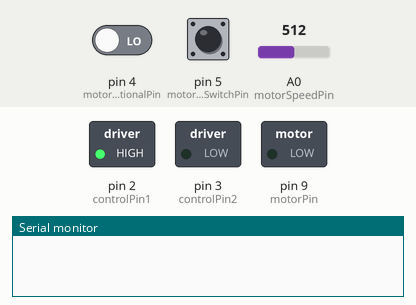
Simulated run of this sketch. Board: Arduino Uno, built with avr-gcc and run on an emulated ATmega328P. Shown: switched loads named in the sketch (green lamp = pin HIGH), the last lines printed to the serial monitor. The test bench sets the inputs (shaded band); at power-on: pin 4 (motorDirectionalPin) LOW, pin 5 (motorOnOffStateSwitchPin) LOW, A0 (motorSpeedPin) = 512.

Above: at 1.2 s.
1.3 s: pin 4 (motorDirectionalPin) driven HIGH
At 2.5 s:
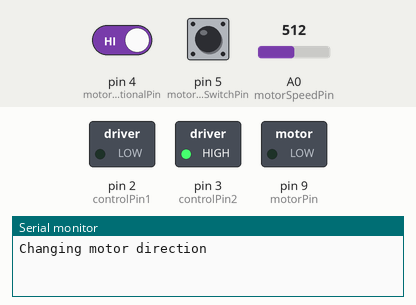
2.8 s: pin 5 (motorOnOffStateSwitchPin) pulled HIGH for 0.15 s
At 3.9 s:
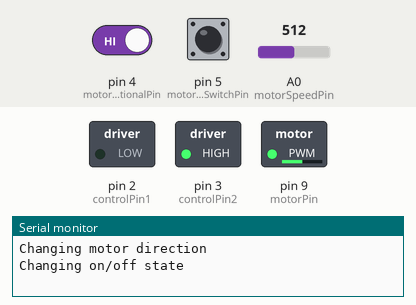
4.4 s: A0 (motorSpeedPin) set to 716
At 5.1 s:
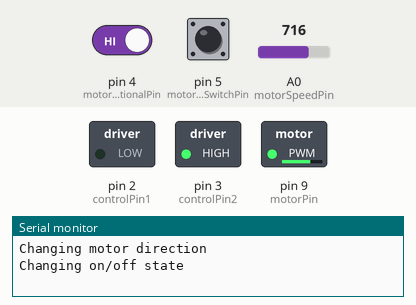
5.9 s: A0 (motorSpeedPin) set to 900
At 6.2 s:
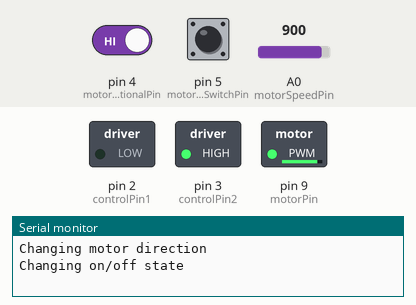
7.4 s: A0 (motorSpeedPin) set to 122
At 8.6 s:
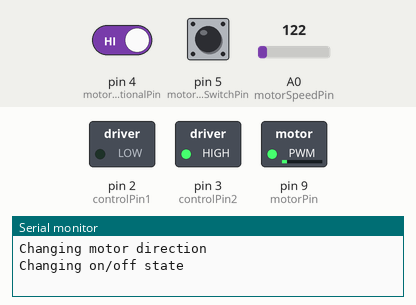
8.9 s: pin 5 (motorOnOffStateSwitchPin) pulled HIGH for 1 s
At 9.7 s:
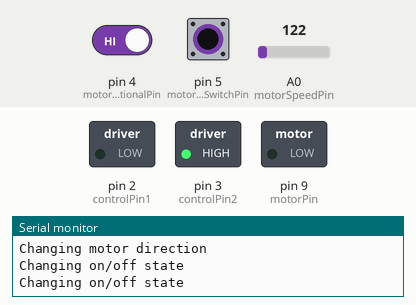
Timing chart, 0 to 11.9 s (numbered marks = the images above; inputs shaded):
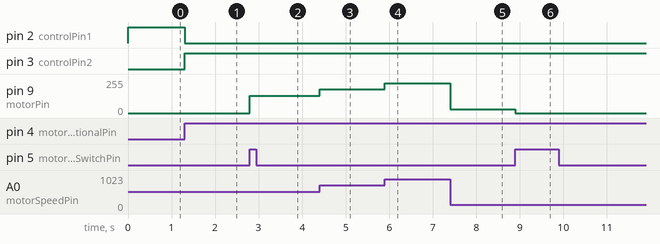

The sketch:

Zoetrope.ino
```cpp
/*
 * Controls a 9V motor in three ways: a momentary switch to toggle between motor on/off, a momentary
 * switch to toggle the direction that the motor spins, and a potentiometer to change the speed of the motor.
 */

const int motorDirectionalPin = 4;
const int motorOnOffStateSwitchPin = 5;
const int controlPin1 = 2; //Used with the HBridge to turn motor on/off and switch directions
const int controlPin2 = 3; //Used with the HBridge to turn motor on/off and switch directions
const int motorSpeedPin = A0;
const int motorPin = 9;

int motorOnOffState = 0;
int previousMotorOnOffState = 0;
int motorDirectionalState = 0;
int previousMotorDirectionalState = 0;
int motorEnabled = 0;
int motorSpeed = 0;
int motorDirection = 1;

void setup() {

  Serial.begin(9600);

  pinMode(motorDirectionalPin, INPUT);
  pinMode(motorOnOffStateSwitchPin, INPUT);
  pinMode(controlPin1, OUTPUT);
  pinMode(controlPin2, OUTPUT);
  pinMode(motorPin, OUTPUT);

  //Turn of the motor immediately.
  digitalWrite(motorPin, LOW);

}

void loop() {

  motorOnOffState = digitalRead(motorOnOffStateSwitchPin);
  delay(1); //Determine why this delay is necessary.
  motorDirectionalState = digitalRead(motorDirectionalPin);
  motorSpeed = analogRead(motorSpeedPin) / 4;

  if(motorOnOffState != previousMotorOnOffState && motorOnOffState == HIGH){
    motorEnabled = !motorEnabled;
    Serial.println("Changing on/off state");
  }

  if(motorDirectionalState != previousMotorDirectionalState && motorDirectionalState == HIGH){
    motorDirection = !motorDirection;
    Serial.println("Changing motor direction");
  }

  if(motorDirection == 1){
    digitalWrite(controlPin1, HIGH);
    digitalWrite(controlPin2, LOW);
  }
  else {
    digitalWrite(controlPin1, LOW);
    digitalWrite(controlPin2, HIGH);
  }

  if(motorEnabled == 1){
    analogWrite(motorPin, motorSpeed);
  } else {
    analogWrite(motorPin, 0);
  }

  previousMotorOnOffState = motorOnOffState;
  previousMotorDirectionalState = motorDirectionalState;

}
```

Measured:
- after the input at 1.3 s, pin 2 (controlPin1): HIGH → LOW at once; pin 3 (controlPin2): LOW → HIGH at once
- after the input at 2.8 s, pin 9 (motorPin): 0/255 → 128/255 at once
- after the input at 4.4 s, pin 9 (motorPin): 128/255 → 179/255 at once
- after the input at 5.9 s, pin 9 (motorPin): 179/255 → 225/255 at once
- after the input at 7.4 s, pin 9 (motorPin): 225/255 → 30/255 at once
- after the input at 8.9 s, pin 9 (motorPin): 30/255 → 0/255 at once
